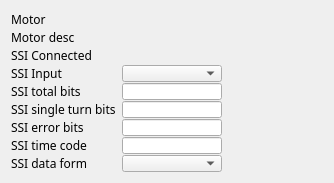
<?xml version="1.0" encoding="UTF-8"?>
<ui version="4.0">
 <class>EFrame</class>
 <widget class="QEFrame" name="EFrame">
  <property name="geometry">
   <rect>
    <x>0</x>
    <y>0</y>
    <width>334</width>
    <height>156</height>
   </rect>
  </property>
  <property name="windowTitle">
   <string>EFrame</string>
  </property>
  <layout class="QVBoxLayout" name="verticalLayout">
   <item>
    <layout class="QGridLayout" name="gridLayout" rowstretch="1,1,1,1,1,1,1,1,1" columnstretch="1,9,1">
     <property name="spacing">
      <number>1</number>
     </property>
     <item row="2" column="0">
      <widget class="QLabel" name="label_12">
       <property name="sizePolicy">
        <sizepolicy hsizetype="Fixed" vsizetype="Preferred">
         <horstretch>0</horstretch>
         <verstretch>0</verstretch>
        </sizepolicy>
       </property>
       <property name="minimumSize">
        <size>
         <width>82</width>
         <height>0</height>
        </size>
       </property>
       <property name="sizeIncrement">
        <size>
         <width>1</width>
         <height>1</height>
        </size>
       </property>
       <property name="font">
        <font>
         <family>Abyssinica SIL</family>
         <pointsize>9</pointsize>
        </font>
       </property>
       <property name="text">
        <string>SSI Connected</string>
       </property>
      </widget>
     </item>
     <item row="2" column="1">
      <widget class="QELabel" name="rbv_2">
       <property name="sizePolicy">
        <sizepolicy hsizetype="Preferred" vsizetype="Expanding">
         <horstretch>0</horstretch>
         <verstretch>0</verstretch>
        </sizepolicy>
       </property>
       <property name="minimumSize">
        <size>
         <width>100</width>
         <height>0</height>
        </size>
       </property>
       <property name="maximumSize">
        <size>
         <width>16777215</width>
         <height>16777215</height>
        </size>
       </property>
       <property name="font">
        <font>
         <family>Abyssinica SIL</family>
         <pointsize>9</pointsize>
        </font>
       </property>
       <property name="focusPolicy">
        <enum>Qt::NoFocus</enum>
       </property>
       <property name="autoFillBackground">
        <bool>true</bool>
       </property>
       <property name="variable" stdset="0">
        <string>$(DMC)$(M)_SCONN_STATUS</string>
       </property>
       <property name="variableAsToolTip">
        <bool>true</bool>
       </property>
       <property name="styleSheet">
        <string notr="true">QWidget { color: grey }</string>
       </property>
      </widget>
     </item>
     <item row="6" column="2">
      <widget class="QELabel" name="rbv_8">
       <property name="sizePolicy">
        <sizepolicy hsizetype="Preferred" vsizetype="Expanding">
         <horstretch>0</horstretch>
         <verstretch>0</verstretch>
        </sizepolicy>
       </property>
       <property name="minimumSize">
        <size>
         <width>100</width>
         <height>0</height>
        </size>
       </property>
       <property name="maximumSize">
        <size>
         <width>16777215</width>
         <height>16777215</height>
        </size>
       </property>
       <property name="font">
        <font>
         <family>Abyssinica SIL</family>
         <pointsize>9</pointsize>
        </font>
       </property>
       <property name="focusPolicy">
        <enum>Qt::NoFocus</enum>
       </property>
       <property name="autoFillBackground">
        <bool>true</bool>
       </property>
       <property name="variable" stdset="0">
        <string>$(DMC)$(M)_SSIERRBITS_MON</string>
       </property>
       <property name="variableAsToolTip">
        <bool>true</bool>
       </property>
       <property name="styleSheet">
        <string notr="true">QWidget { color: grey }</string>
       </property>
      </widget>
     </item>
     <item row="4" column="1">
      <widget class="QELineEdit" name="qelineedit_7">
       <property name="sizePolicy">
        <sizepolicy hsizetype="Expanding" vsizetype="Expanding">
         <horstretch>0</horstretch>
         <verstretch>0</verstretch>
        </sizepolicy>
       </property>
       <property name="minimumSize">
        <size>
         <width>85</width>
         <height>1</height>
        </size>
       </property>
       <property name="font">
        <font>
         <family>Abyssinica SIL</family>
         <pointsize>8</pointsize>
        </font>
       </property>
       <property name="variable" stdset="0">
        <string>$(DMC)$(M)_SSITOTBITS_SP</string>
       </property>
       <property name="addUnits">
        <bool>true</bool>
       </property>
      </widget>
     </item>
     <item row="6" column="0">
      <widget class="QLabel" name="label_17">
       <property name="sizePolicy">
        <sizepolicy hsizetype="Fixed" vsizetype="Expanding">
         <horstretch>0</horstretch>
         <verstretch>0</verstretch>
        </sizepolicy>
       </property>
       <property name="minimumSize">
        <size>
         <width>61</width>
         <height>0</height>
        </size>
       </property>
       <property name="sizeIncrement">
        <size>
         <width>1</width>
         <height>1</height>
        </size>
       </property>
       <property name="font">
        <font>
         <family>Abyssinica SIL</family>
         <pointsize>9</pointsize>
        </font>
       </property>
       <property name="text">
        <string>SSI error bits</string>
       </property>
       <property name="alignment">
        <set>Qt::AlignLeading|Qt::AlignLeft|Qt::AlignVCenter</set>
       </property>
       <property name="indent">
        <number>0</number>
       </property>
      </widget>
     </item>
     <item row="5" column="1">
      <widget class="QELineEdit" name="qelineedit_8">
       <property name="sizePolicy">
        <sizepolicy hsizetype="Expanding" vsizetype="Expanding">
         <horstretch>0</horstretch>
         <verstretch>0</verstretch>
        </sizepolicy>
       </property>
       <property name="minimumSize">
        <size>
         <width>85</width>
         <height>1</height>
        </size>
       </property>
       <property name="font">
        <font>
         <family>Abyssinica SIL</family>
         <pointsize>8</pointsize>
        </font>
       </property>
       <property name="variable" stdset="0">
        <string>$(DMC)$(M)_SSISINGLETBITS_SP</string>
       </property>
       <property name="addUnits">
        <bool>true</bool>
       </property>
      </widget>
     </item>
     <item row="0" column="1">
      <widget class="QELabel" name="rbv_3">
       <property name="sizePolicy">
        <sizepolicy hsizetype="Preferred" vsizetype="Expanding">
         <horstretch>0</horstretch>
         <verstretch>0</verstretch>
        </sizepolicy>
       </property>
       <property name="minimumSize">
        <size>
         <width>100</width>
         <height>1</height>
        </size>
       </property>
       <property name="maximumSize">
        <size>
         <width>16777215</width>
         <height>16777215</height>
        </size>
       </property>
       <property name="font">
        <font>
         <family>Abyssinica SIL</family>
         <pointsize>9</pointsize>
        </font>
       </property>
       <property name="toolTip">
        <string/>
       </property>
       <property name="autoFillBackground">
        <bool>true</bool>
       </property>
       <property name="variable" stdset="0">
        <string>$(DMC)$(M).NAME</string>
       </property>
       <property name="variableAsToolTip">
        <bool>true</bool>
       </property>
       <property name="styleSheet">
        <string notr="true">QWidget { color: grey }</string>
       </property>
      </widget>
     </item>
     <item row="5" column="0">
      <widget class="QLabel" name="label_16">
       <property name="sizePolicy">
        <sizepolicy hsizetype="Fixed" vsizetype="Expanding">
         <horstretch>0</horstretch>
         <verstretch>0</verstretch>
        </sizepolicy>
       </property>
       <property name="minimumSize">
        <size>
         <width>110</width>
         <height>0</height>
        </size>
       </property>
       <property name="sizeIncrement">
        <size>
         <width>1</width>
         <height>1</height>
        </size>
       </property>
       <property name="font">
        <font>
         <family>Abyssinica SIL</family>
         <pointsize>9</pointsize>
        </font>
       </property>
       <property name="text">
        <string>SSI single turn bits</string>
       </property>
       <property name="alignment">
        <set>Qt::AlignLeading|Qt::AlignLeft|Qt::AlignVCenter</set>
       </property>
       <property name="indent">
        <number>0</number>
       </property>
      </widget>
     </item>
     <item row="6" column="1">
      <widget class="QELineEdit" name="qelineedit_9">
       <property name="sizePolicy">
        <sizepolicy hsizetype="Expanding" vsizetype="Expanding">
         <horstretch>0</horstretch>
         <verstretch>0</verstretch>
        </sizepolicy>
       </property>
       <property name="minimumSize">
        <size>
         <width>85</width>
         <height>1</height>
        </size>
       </property>
       <property name="font">
        <font>
         <family>Abyssinica SIL</family>
         <pointsize>8</pointsize>
        </font>
       </property>
       <property name="variable" stdset="0">
        <string>$(DMC)$(M)_SSIERRBITS_SP</string>
       </property>
       <property name="addUnits">
        <bool>true</bool>
       </property>
      </widget>
     </item>
     <item row="1" column="0">
      <widget class="QLabel" name="label_14">
       <property name="sizePolicy">
        <sizepolicy hsizetype="Fixed" vsizetype="Preferred">
         <horstretch>0</horstretch>
         <verstretch>0</verstretch>
        </sizepolicy>
       </property>
       <property name="minimumSize">
        <size>
         <width>61</width>
         <height>0</height>
        </size>
       </property>
       <property name="sizeIncrement">
        <size>
         <width>1</width>
         <height>1</height>
        </size>
       </property>
       <property name="font">
        <font>
         <family>Abyssinica SIL</family>
         <pointsize>9</pointsize>
        </font>
       </property>
       <property name="text">
        <string>Motor desc</string>
       </property>
       <property name="alignment">
        <set>Qt::AlignLeading|Qt::AlignLeft|Qt::AlignVCenter</set>
       </property>
      </widget>
     </item>
     <item row="0" column="2">
      <spacer name="horizontalSpacer_4">
       <property name="orientation">
        <enum>Qt::Horizontal</enum>
       </property>
       <property name="sizeType">
        <enum>QSizePolicy::Expanding</enum>
       </property>
       <property name="sizeHint" stdset="0">
        <size>
         <width>175</width>
         <height>5</height>
        </size>
       </property>
      </spacer>
     </item>
     <item row="3" column="1">
      <widget class="QEComboBox" name="qecombobox_3">
       <property name="sizePolicy">
        <sizepolicy hsizetype="Expanding" vsizetype="Expanding">
         <horstretch>0</horstretch>
         <verstretch>0</verstretch>
        </sizepolicy>
       </property>
       <property name="minimumSize">
        <size>
         <width>100</width>
         <height>1</height>
        </size>
       </property>
       <property name="font">
        <font>
         <family>Abyssinica SIL</family>
         <pointsize>9</pointsize>
        </font>
       </property>
       <property name="variable" stdset="0">
        <string>$(DMC)$(M)_SSIINPUT_CMD</string>
       </property>
      </widget>
     </item>
     <item row="0" column="0">
      <widget class="QLabel" name="label_13">
       <property name="sizePolicy">
        <sizepolicy hsizetype="Fixed" vsizetype="Preferred">
         <horstretch>0</horstretch>
         <verstretch>0</verstretch>
        </sizepolicy>
       </property>
       <property name="minimumSize">
        <size>
         <width>61</width>
         <height>0</height>
        </size>
       </property>
       <property name="sizeIncrement">
        <size>
         <width>1</width>
         <height>1</height>
        </size>
       </property>
       <property name="font">
        <font>
         <family>Abyssinica SIL</family>
         <pointsize>9</pointsize>
        </font>
       </property>
       <property name="text">
        <string>Motor</string>
       </property>
       <property name="alignment">
        <set>Qt::AlignLeading|Qt::AlignLeft|Qt::AlignVCenter</set>
       </property>
      </widget>
     </item>
     <item row="3" column="2">
      <widget class="QELabel" name="rbv_5">
       <property name="sizePolicy">
        <sizepolicy hsizetype="Preferred" vsizetype="Expanding">
         <horstretch>0</horstretch>
         <verstretch>0</verstretch>
        </sizepolicy>
       </property>
       <property name="minimumSize">
        <size>
         <width>100</width>
         <height>0</height>
        </size>
       </property>
       <property name="maximumSize">
        <size>
         <width>16777215</width>
         <height>16777215</height>
        </size>
       </property>
       <property name="font">
        <font>
         <family>Abyssinica SIL</family>
         <pointsize>9</pointsize>
        </font>
       </property>
       <property name="focusPolicy">
        <enum>Qt::NoFocus</enum>
       </property>
       <property name="autoFillBackground">
        <bool>true</bool>
       </property>
       <property name="variable" stdset="0">
        <string>$(DMC)$(M)_SSIINPUT_STATUS</string>
       </property>
       <property name="variableAsToolTip">
        <bool>true</bool>
       </property>
       <property name="styleSheet">
        <string notr="true">QWidget { color: grey }</string>
       </property>
      </widget>
     </item>
     <item row="4" column="0">
      <widget class="QLabel" name="label_15">
       <property name="sizePolicy">
        <sizepolicy hsizetype="Fixed" vsizetype="Expanding">
         <horstretch>0</horstretch>
         <verstretch>0</verstretch>
        </sizepolicy>
       </property>
       <property name="minimumSize">
        <size>
         <width>61</width>
         <height>0</height>
        </size>
       </property>
       <property name="sizeIncrement">
        <size>
         <width>1</width>
         <height>1</height>
        </size>
       </property>
       <property name="font">
        <font>
         <family>Abyssinica SIL</family>
         <pointsize>9</pointsize>
        </font>
       </property>
       <property name="text">
        <string>SSI total bits</string>
       </property>
       <property name="alignment">
        <set>Qt::AlignLeading|Qt::AlignLeft|Qt::AlignVCenter</set>
       </property>
       <property name="indent">
        <number>0</number>
       </property>
      </widget>
     </item>
     <item row="7" column="2">
      <widget class="QELabel" name="rbv_9">
       <property name="sizePolicy">
        <sizepolicy hsizetype="Preferred" vsizetype="Expanding">
         <horstretch>0</horstretch>
         <verstretch>0</verstretch>
        </sizepolicy>
       </property>
       <property name="minimumSize">
        <size>
         <width>100</width>
         <height>0</height>
        </size>
       </property>
       <property name="maximumSize">
        <size>
         <width>16777215</width>
         <height>16777215</height>
        </size>
       </property>
       <property name="font">
        <font>
         <family>Abyssinica SIL</family>
         <pointsize>9</pointsize>
        </font>
       </property>
       <property name="focusPolicy">
        <enum>Qt::NoFocus</enum>
       </property>
       <property name="autoFillBackground">
        <bool>true</bool>
       </property>
       <property name="variable" stdset="0">
        <string>$(DMC)$(M)_SSITIME_MON</string>
       </property>
       <property name="variableAsToolTip">
        <bool>true</bool>
       </property>
       <property name="styleSheet">
        <string notr="true">QWidget { color: grey }</string>
       </property>
      </widget>
     </item>
     <item row="3" column="0">
      <widget class="QLabel" name="label_11">
       <property name="sizePolicy">
        <sizepolicy hsizetype="Fixed" vsizetype="Expanding">
         <horstretch>0</horstretch>
         <verstretch>0</verstretch>
        </sizepolicy>
       </property>
       <property name="minimumSize">
        <size>
         <width>61</width>
         <height>0</height>
        </size>
       </property>
       <property name="sizeIncrement">
        <size>
         <width>1</width>
         <height>1</height>
        </size>
       </property>
       <property name="font">
        <font>
         <family>Abyssinica SIL</family>
         <pointsize>9</pointsize>
        </font>
       </property>
       <property name="text">
        <string>SSI Input</string>
       </property>
      </widget>
     </item>
     <item row="5" column="2">
      <widget class="QELabel" name="rbv_7">
       <property name="sizePolicy">
        <sizepolicy hsizetype="Preferred" vsizetype="Expanding">
         <horstretch>0</horstretch>
         <verstretch>0</verstretch>
        </sizepolicy>
       </property>
       <property name="minimumSize">
        <size>
         <width>100</width>
         <height>0</height>
        </size>
       </property>
       <property name="maximumSize">
        <size>
         <width>16777215</width>
         <height>16777215</height>
        </size>
       </property>
       <property name="font">
        <font>
         <family>Abyssinica SIL</family>
         <pointsize>9</pointsize>
        </font>
       </property>
       <property name="focusPolicy">
        <enum>Qt::NoFocus</enum>
       </property>
       <property name="autoFillBackground">
        <bool>true</bool>
       </property>
       <property name="variable" stdset="0">
        <string>$(DMC)$(M)_SSISINGLETBITS_MON</string>
       </property>
       <property name="variableAsToolTip">
        <bool>true</bool>
       </property>
       <property name="styleSheet">
        <string notr="true">QWidget { color: grey }</string>
       </property>
      </widget>
     </item>
     <item row="7" column="1">
      <widget class="QELineEdit" name="qelineedit_10">
       <property name="sizePolicy">
        <sizepolicy hsizetype="Expanding" vsizetype="Expanding">
         <horstretch>0</horstretch>
         <verstretch>0</verstretch>
        </sizepolicy>
       </property>
       <property name="minimumSize">
        <size>
         <width>85</width>
         <height>1</height>
        </size>
       </property>
       <property name="font">
        <font>
         <family>Abyssinica SIL</family>
         <pointsize>8</pointsize>
        </font>
       </property>
       <property name="variable" stdset="0">
        <string>$(DMC)$(M)_SSITIME_SP</string>
       </property>
       <property name="addUnits">
        <bool>true</bool>
       </property>
      </widget>
     </item>
     <item row="1" column="1">
      <widget class="QELabel" name="rbv_4">
       <property name="sizePolicy">
        <sizepolicy hsizetype="Preferred" vsizetype="Expanding">
         <horstretch>0</horstretch>
         <verstretch>0</verstretch>
        </sizepolicy>
       </property>
       <property name="minimumSize">
        <size>
         <width>100</width>
         <height>0</height>
        </size>
       </property>
       <property name="maximumSize">
        <size>
         <width>16777215</width>
         <height>16777215</height>
        </size>
       </property>
       <property name="font">
        <font>
         <family>Abyssinica SIL</family>
         <pointsize>9</pointsize>
        </font>
       </property>
       <property name="autoFillBackground">
        <bool>true</bool>
       </property>
       <property name="variable" stdset="0">
        <string>$(DMC)$(M).DESC</string>
       </property>
       <property name="variableAsToolTip">
        <bool>true</bool>
       </property>
       <property name="styleSheet">
        <string notr="true">QWidget { color: grey }</string>
       </property>
      </widget>
     </item>
     <item row="4" column="2">
      <widget class="QELabel" name="rbv_6">
       <property name="sizePolicy">
        <sizepolicy hsizetype="Preferred" vsizetype="Expanding">
         <horstretch>0</horstretch>
         <verstretch>0</verstretch>
        </sizepolicy>
       </property>
       <property name="minimumSize">
        <size>
         <width>100</width>
         <height>0</height>
        </size>
       </property>
       <property name="maximumSize">
        <size>
         <width>16777215</width>
         <height>16777215</height>
        </size>
       </property>
       <property name="font">
        <font>
         <family>Abyssinica SIL</family>
         <pointsize>9</pointsize>
        </font>
       </property>
       <property name="focusPolicy">
        <enum>Qt::NoFocus</enum>
       </property>
       <property name="autoFillBackground">
        <bool>true</bool>
       </property>
       <property name="variable" stdset="0">
        <string>$(DMC)$(M)_SSITOTBITS_MON</string>
       </property>
       <property name="variableAsToolTip">
        <bool>true</bool>
       </property>
       <property name="styleSheet">
        <string notr="true">QWidget { color: grey }</string>
       </property>
      </widget>
     </item>
     <item row="7" column="0">
      <widget class="QLabel" name="label_18">
       <property name="sizePolicy">
        <sizepolicy hsizetype="Fixed" vsizetype="Expanding">
         <horstretch>0</horstretch>
         <verstretch>0</verstretch>
        </sizepolicy>
       </property>
       <property name="minimumSize">
        <size>
         <width>61</width>
         <height>0</height>
        </size>
       </property>
       <property name="sizeIncrement">
        <size>
         <width>1</width>
         <height>1</height>
        </size>
       </property>
       <property name="font">
        <font>
         <family>Abyssinica SIL</family>
         <pointsize>9</pointsize>
        </font>
       </property>
       <property name="text">
        <string>SSI time code</string>
       </property>
       <property name="alignment">
        <set>Qt::AlignLeading|Qt::AlignLeft|Qt::AlignVCenter</set>
       </property>
       <property name="indent">
        <number>0</number>
       </property>
      </widget>
     </item>
     <item row="8" column="0">
      <widget class="QLabel" name="label_19">
       <property name="sizePolicy">
        <sizepolicy hsizetype="Fixed" vsizetype="Expanding">
         <horstretch>0</horstretch>
         <verstretch>0</verstretch>
        </sizepolicy>
       </property>
       <property name="minimumSize">
        <size>
         <width>61</width>
         <height>0</height>
        </size>
       </property>
       <property name="sizeIncrement">
        <size>
         <width>1</width>
         <height>1</height>
        </size>
       </property>
       <property name="font">
        <font>
         <family>Abyssinica SIL</family>
         <pointsize>9</pointsize>
        </font>
       </property>
       <property name="text">
        <string>SSI data form</string>
       </property>
       <property name="alignment">
        <set>Qt::AlignLeading|Qt::AlignLeft|Qt::AlignVCenter</set>
       </property>
       <property name="indent">
        <number>0</number>
       </property>
      </widget>
     </item>
     <item row="8" column="2">
      <widget class="QELabel" name="rbv_10">
       <property name="sizePolicy">
        <sizepolicy hsizetype="Preferred" vsizetype="Expanding">
         <horstretch>0</horstretch>
         <verstretch>0</verstretch>
        </sizepolicy>
       </property>
       <property name="minimumSize">
        <size>
         <width>100</width>
         <height>0</height>
        </size>
       </property>
       <property name="maximumSize">
        <size>
         <width>16777215</width>
         <height>16777215</height>
        </size>
       </property>
       <property name="font">
        <font>
         <family>Abyssinica SIL</family>
         <pointsize>9</pointsize>
        </font>
       </property>
       <property name="focusPolicy">
        <enum>Qt::NoFocus</enum>
       </property>
       <property name="autoFillBackground">
        <bool>true</bool>
       </property>
       <property name="variable" stdset="0">
        <string>$(DMC)$(M)_SSIDATA_STATUS</string>
       </property>
       <property name="variableAsToolTip">
        <bool>true</bool>
       </property>
       <property name="styleSheet">
        <string notr="true">QWidget { color: grey }</string>
       </property>
      </widget>
     </item>
     <item row="8" column="1">
      <widget class="QEComboBox" name="qecombobox_4">
       <property name="sizePolicy">
        <sizepolicy hsizetype="Expanding" vsizetype="Expanding">
         <horstretch>0</horstretch>
         <verstretch>0</verstretch>
        </sizepolicy>
       </property>
       <property name="minimumSize">
        <size>
         <width>100</width>
         <height>1</height>
        </size>
       </property>
       <property name="font">
        <font>
         <family>Abyssinica SIL</family>
         <pointsize>9</pointsize>
        </font>
       </property>
       <property name="variable" stdset="0">
        <string>$(DMC)$(M)_SSIDATA_CMD</string>
       </property>
      </widget>
     </item>
    </layout>
   </item>
  </layout>
 </widget>
 <customwidgets>
  <customwidget>
   <class>QEComboBox</class>
   <extends>QComboBox</extends>
   <header>QEComboBox.h</header>
  </customwidget>
  <customwidget>
   <class>QELabel</class>
   <extends>QLabel</extends>
   <header>QELabel.h</header>
  </customwidget>
  <customwidget>
   <class>QELineEdit</class>
   <extends>QLineEdit</extends>
   <header>QELineEdit.h</header>
  </customwidget>
  <customwidget>
   <class>QEFrame</class>
   <extends>QFrame</extends>
   <header>QEFrame.h</header>
   <container>1</container>
  </customwidget>
 </customwidgets>
 <resources/>
 <connections/>
</ui>
